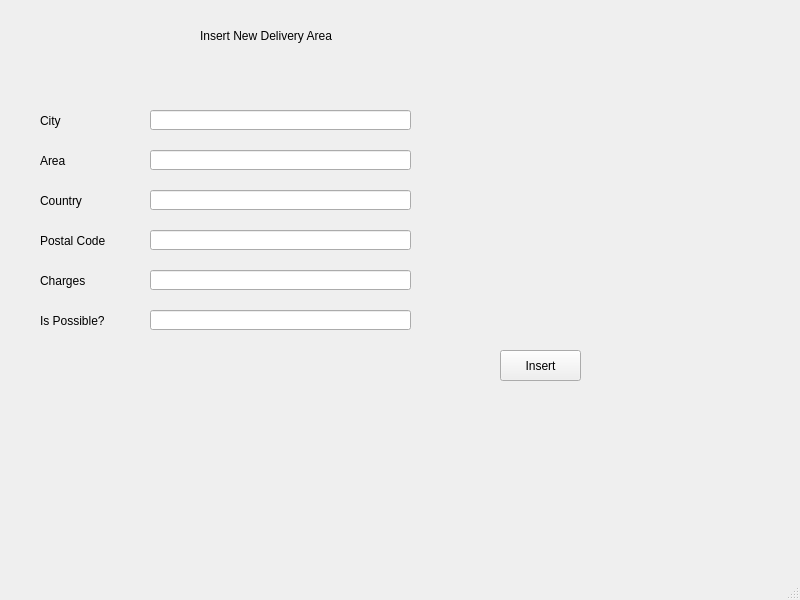
<?xml version="1.0" encoding="UTF-8"?>
<ui version="4.0">
 <class>MainWindow</class>
 <widget class="QMainWindow" name="MainWindow">
  <property name="geometry">
   <rect>
    <x>0</x>
    <y>0</y>
    <width>800</width>
    <height>600</height>
   </rect>
  </property>
  <property name="windowTitle">
   <string>MainWindow</string>
  </property>
  <widget class="QWidget" name="centralwidget">
   <widget class="QLabel" name="label">
    <property name="geometry">
     <rect>
      <x>40</x>
      <y>110</y>
      <width>101</width>
      <height>21</height>
     </rect>
    </property>
    <property name="text">
     <string>City</string>
    </property>
   </widget>
   <widget class="QLineEdit" name="CityLineEdit">
    <property name="geometry">
     <rect>
      <x>150</x>
      <y>110</y>
      <width>261</width>
      <height>20</height>
     </rect>
    </property>
   </widget>
   <widget class="QLineEdit" name="AreaLineEdit">
    <property name="geometry">
     <rect>
      <x>150</x>
      <y>150</y>
      <width>261</width>
      <height>20</height>
     </rect>
    </property>
   </widget>
   <widget class="QLineEdit" name="CountryLineEdit">
    <property name="geometry">
     <rect>
      <x>150</x>
      <y>190</y>
      <width>261</width>
      <height>20</height>
     </rect>
    </property>
   </widget>
   <widget class="QLabel" name="label_2">
    <property name="geometry">
     <rect>
      <x>40</x>
      <y>150</y>
      <width>101</width>
      <height>21</height>
     </rect>
    </property>
    <property name="text">
     <string>Area</string>
    </property>
   </widget>
   <widget class="QLabel" name="label_3">
    <property name="geometry">
     <rect>
      <x>40</x>
      <y>190</y>
      <width>101</width>
      <height>21</height>
     </rect>
    </property>
    <property name="text">
     <string>Country</string>
    </property>
   </widget>
   <widget class="QPushButton" name="InsertButton">
    <property name="geometry">
     <rect>
      <x>500</x>
      <y>350</y>
      <width>81</width>
      <height>31</height>
     </rect>
    </property>
    <property name="text">
     <string>Insert</string>
    </property>
   </widget>
   <widget class="QLineEdit" name="PostalLineEdit">
    <property name="geometry">
     <rect>
      <x>150</x>
      <y>230</y>
      <width>261</width>
      <height>20</height>
     </rect>
    </property>
   </widget>
   <widget class="QLineEdit" name="ChargesLineEdit">
    <property name="geometry">
     <rect>
      <x>150</x>
      <y>270</y>
      <width>261</width>
      <height>20</height>
     </rect>
    </property>
   </widget>
   <widget class="QLineEdit" name="PossibleLineEdit">
    <property name="geometry">
     <rect>
      <x>150</x>
      <y>310</y>
      <width>261</width>
      <height>20</height>
     </rect>
    </property>
   </widget>
   <widget class="QLabel" name="label_4">
    <property name="geometry">
     <rect>
      <x>40</x>
      <y>230</y>
      <width>101</width>
      <height>21</height>
     </rect>
    </property>
    <property name="text">
     <string>Postal Code</string>
    </property>
   </widget>
   <widget class="QLabel" name="label_5">
    <property name="geometry">
     <rect>
      <x>40</x>
      <y>310</y>
      <width>101</width>
      <height>21</height>
     </rect>
    </property>
    <property name="text">
     <string>Is Possible?</string>
    </property>
   </widget>
   <widget class="QLabel" name="label_6">
    <property name="geometry">
     <rect>
      <x>40</x>
      <y>270</y>
      <width>101</width>
      <height>21</height>
     </rect>
    </property>
    <property name="text">
     <string>Charges</string>
    </property>
   </widget>
   <widget class="QLabel" name="label_7">
    <property name="geometry">
     <rect>
      <x>200</x>
      <y>20</y>
      <width>231</width>
      <height>31</height>
     </rect>
    </property>
    <property name="text">
     <string>Insert New Delivery Area</string>
    </property>
   </widget>
  </widget>
  <widget class="QStatusBar" name="statusbar"/>
 </widget>
 <resources/>
 <connections/>
</ui>
